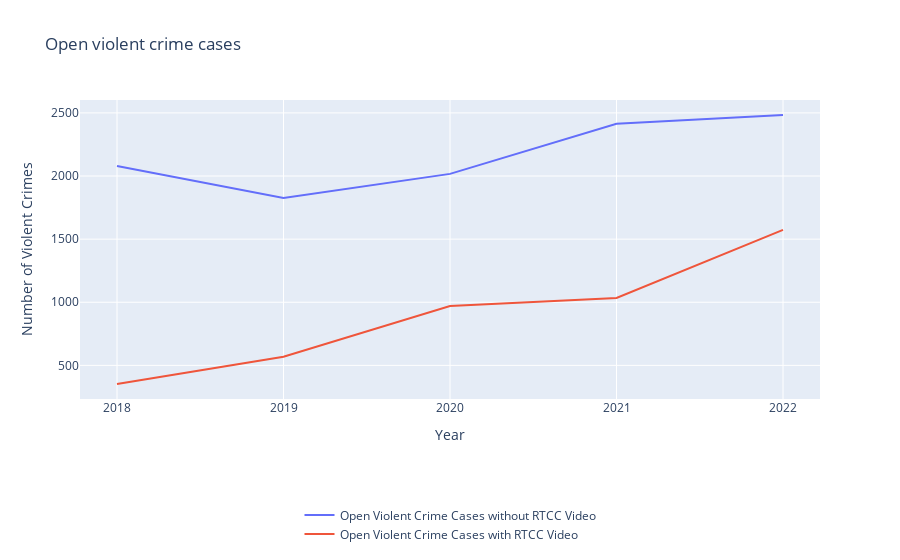

Write notebook code for a chart like this one.
### Code cell
fig = go.Figure()

fig.add_scatter(x=no_rtcc_df_open['occurred_year'], y=no_rtcc_df_open['rtcc_not_requested_count'], mode="lines+text",
    name="Open Violent Crime Cases without RTCC Video", )
fig.add_scatter(x=rtcc_requested_df_open['occurred_year'], y=rtcc_requested_df_open['rtcc_requested_count'], mode="lines+text",
    name="Open Violent Crime Cases with RTCC Video",)

fig.update_layout(
    xaxis = dict(
        tickmode = 'array',
        tickvals = [2018, 2019, 2020, 2021, 2022],
    )
)

fig.update_layout(legend=dict(
    yanchor="bottom",
    y=-0.5,
    xanchor="center",
    x=0.5
))

fig.update_layout(
    xaxis_title="Year", yaxis_title="Number of Violent Crimes",
    title = "Open violent crime cases"
)

fig.show()

### Figure 1 — Plotly figure (JSON) as saved in the notebook; plotly's stock layout.template omitted (floating-point values rounded to 4 significant figures)
{"data": [{"mode": "lines+text", "name": "Open Violent Crime Cases without RTCC Video", "type": "scatter", "x": [2018, 2019, 2020, 2021, 2022], "y": [2079, 1827, 2017, 2414, 2484]}, {"mode": "lines+text", "name": "Open Violent Crime Cases with RTCC Video", "type": "scatter", "x": [2018, 2019, 2020, 2021, 2022], "y": [352, 568, 971, 1034, 1574]}], "layout": {"legend": {"x": 0.5, "xanchor": "center", "y": -0.5, "yanchor": "bottom"}, "title": {"text": "Open violent crime cases"}, "xaxis": {"tickmode": "array", "tickvals": [2018, 2019, 2020, 2021, 2022], "title": {"text": "Year"}}, "yaxis": {"title": {"text": "Number of Violent Crimes"}}}}
